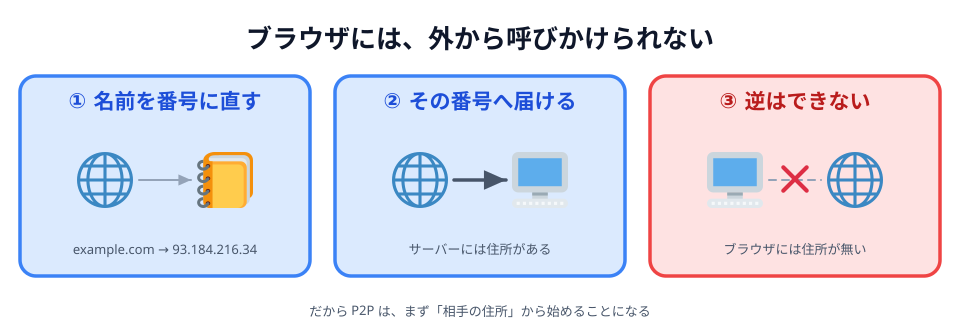

Source code (Python):
# 00-thumbnail.svg
# スキーマ: SOURCE-PATH-GOAL（名前 → 番号 → 届く）+ BLOCKAGE（逆向きには届かない）
# 「サーバーには届く。でもブラウザには届かない」という非対称をひと目で見せる

import sys
sys.path.insert(0, "/Users/seekseep/.claude/skills/genfig")
from genfig import Canvas, PALETTE

c = Canvas(960, 330)
c.text(480, 48, "ブラウザには、外から呼びかけられない", scale="xl")

BROWSER = "1f310"
SERVER = "1f5a5"
ROUTER = "1f4e1"

cols = [
    (165, "blue", "① 名前を番号に直す", "example.com → 93.184.216.34"),
    (480, "blue", "② その番号へ届ける", "サーバーには住所がある"),
    (795, "red", "③ 逆はできない", "ブラウザには住所が無い"),
]

for cx, color, head, foot in cols:
    c.sticky(cx - 145, 76, 290, 200, color=color)
    c.text(cx, 108, head, scale="lg", fill=PALETTE[color]["text"])
    c.text(cx, 254, foot, scale="sm")

b1 = c.node(105, 180, "", emoji_cp=BROWSER, w=76, h=64)
d1 = c.node(225, 180, "", emoji_cp="1f4d2", w=76, h=64)
c.link(b1, d1, primary=False)

b2 = c.node(420, 180, "", emoji_cp=BROWSER, w=76, h=64)
s2 = c.node(540, 180, "", emoji_cp=SERVER, w=76, h=64)
c.link(b2, s2)

s3 = c.node(735, 180, "", emoji_cp=SERVER, w=76, h=64)
b3 = c.node(855, 180, "", emoji_cp=BROWSER, w=76, h=64)
c.link(s3, b3, primary=False, dash="dashed", head=False)
c.emoji("274c", 780, 164, 30)

c.text(480, 316, "だから P2P は、まず「相手の住所」から始めることになる", scale="sm")

c.save("00-thumbnail.svg")
